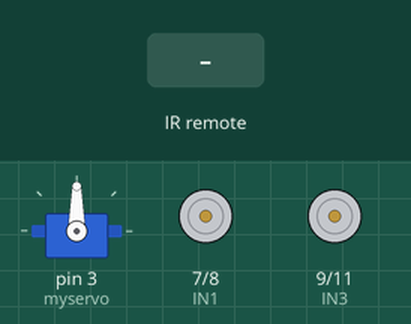
Bench run of a sketch on a simulated Arduino Uno, built with avr-gcc and run on an emulated ATmega328P. Shown: servo, motor-driver pin pairs drawn as motors (green arrow = first pin HIGH = forward, orange = second pin HIGH = backward, longer = more drive, scaled by the enable pin). Inputs (shaded band) come from the test bench.

Above: at 1.2 s.
1.3 s: infrared code 0xFF629D received
At 1.7 s:
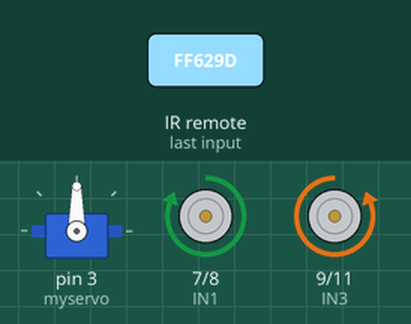
3.3 s: infrared code 0xFFA857 received
At 3.7 s:
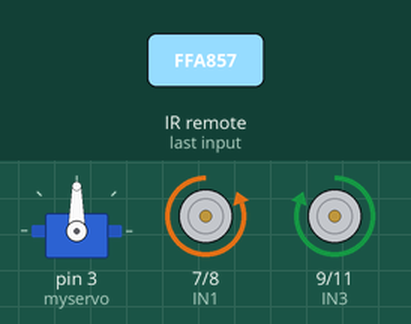
5.3 s: infrared code 0xFF22DD received
At 5.7 s:
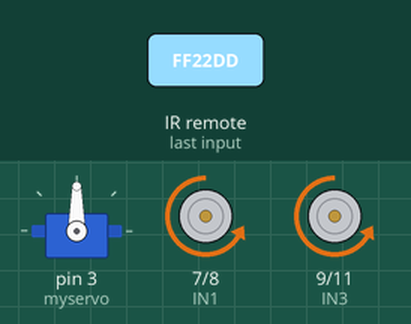
7.3 s: infrared code 0xFFC23D received
At 7.7 s:
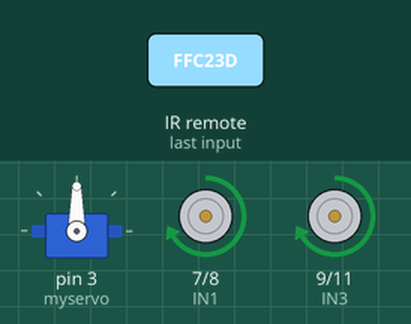
9.3 s: infrared code 0xFF629D received
At 10.1 s:
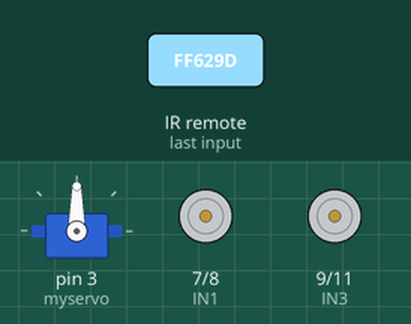
11.3 s: infrared code 0xFFA857 received
At 11.55 s:
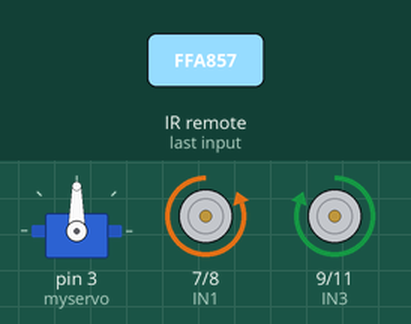
Timing chart, 0 to 14.3 s (numbered marks = the images above; inputs shaded):
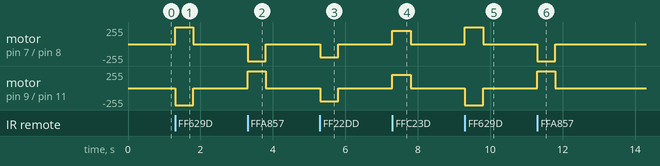

Measured:
- after the input at 1.3 s, motor on pin 7 (IN1) / pin 8 (IN2): stopped → forward 255/255 at once, → stopped 0.50 s later; motor on pin 9 (IN3) / pin 11 (IN4): stopped → backward 255/255 at once, → stopped 0.50 s later
- after the input at 3.3 s, motor on pin 7 (IN1) / pin 8 (IN2): stopped → backward 255/255 at once, → stopped 0.50 s later; motor on pin 9 (IN3) / pin 11 (IN4): stopped → forward 255/255 at once, → stopped 0.50 s later
- after the input at 5.3 s, motor on pin 7 (IN1) / pin 8 (IN2), motor on pin 9 (IN3) / pin 11 (IN4): stopped → backward 200/255 at once, → stopped 0.50 s later
- after the input at 7.3 s, motor on pin 7 (IN1) / pin 8 (IN2), motor on pin 9 (IN3) / pin 11 (IN4): stopped → forward 200/255 at once, → stopped 0.50 s later
- after the input at 9.3 s, motor on pin 7 (IN1) / pin 8 (IN2): stopped → forward 255/255 at once, → stopped 0.50 s later; motor on pin 9 (IN3) / pin 11 (IN4): stopped → backward 255/255 at once, → stopped 0.50 s later
- after the input at 11.3 s, motor on pin 7 (IN1) / pin 8 (IN2): stopped → backward 255/255 at once, → stopped 0.50 s later; motor on pin 9 (IN3) / pin 11 (IN4): stopped → forward 255/255 at once, → stopped 0.50 s later

The sketch:

SmartRobot.ino
```cpp
#include <IRremote.h>
#include <Servo.h>
//------- IR REMOTE CODES ---------//
#define FORWARD 16736925
#define BACK    16754775
#define LEFT    16720605
#define RIGHT   16761405
#define STOP    16712445

#define RECV_PIN  12

#define ENB 5   // Left  wheel speed
#define IN1 7   // Left  wheel forward
#define IN2 8   // Left  wheel reverse
#define IN3 9   // Right wheel reverse
#define IN4 11  // Right wheel forward
#define ENA 6   // Right wheel speed
#define carSpeed 200  // initial speed of car >=0 to <=255


IRrecv irrecv(RECV_PIN);
decode_results results;
unsigned long val;
unsigned long preMillis;

//servo and ultrasonic components
Servo myservo;
int Echo = A4;
int Trig = A5;
int rightDistance = 0, leftDistance = 0, middleDistance = 0;

//variables controlling wheel speeds
int backRightWheel = 0;
int backLeftWheel = 0;
int frontRightWheel = 0;
int frontLeftWheel = 0;
void setup() {
  // put your setup code here, to run once:
  servosetup();
  Serial.begin(9600);
  enableMotorDriver();
  freeze();
  irsetup();
}

void ultrasonicsetup(){
  pinMode(Echo, INPUT);
  pinMode(Trig, OUTPUT);
}

void servosetup(){
    myservo.attach(3);  // attach servo on pin 3 to servo object
    myservo.write(90);  //setservo position according to scaled value

}

void freeze(){
  digitalWrite(ENA, LOW);
  digitalWrite(ENB, LOW);
  //Serial.println("STOP!");
}

void irsetup(){
  irrecv.enableIRIn();
}
void enableMotorDriver(){
  pinMode(IN1, OUTPUT);
  pinMode(IN2, OUTPUT);
  pinMode(IN3, OUTPUT);
  pinMode(IN4, OUTPUT);
  pinMode(ENA, OUTPUT);
  pinMode(ENB, OUTPUT);
}

//Ultrasonic distance measurement helper function
int getDistance() {
    digitalWrite(Trig, LOW);
    delayMicroseconds(2);
    digitalWrite(Trig, HIGH);
    delayMicroseconds(10);
    digitalWrite(Trig, LOW);
    return (int)pulseIn(Echo, HIGH) / 58;
}


void forward() {
  digitalWrite(ENA, HIGH);
  digitalWrite(ENB, HIGH);
  digitalWrite(IN1, HIGH);
  digitalWrite(IN2, LOW);
  digitalWrite(IN3, LOW);
  digitalWrite(IN4, HIGH);
  //Serial.println("go forward!");
}

void back(){
  digitalWrite(ENA, HIGH);
  digitalWrite(ENB, HIGH);
  digitalWrite(IN1, LOW);
  digitalWrite(IN2, HIGH);
  digitalWrite(IN3, HIGH);
  digitalWrite(IN4, LOW);
  //Serial.println("go back!");
}

void left(){
  analogWrite(ENA, carSpeed);
  analogWrite(ENB, carSpeed);
  digitalWrite(IN1, LOW);
  digitalWrite(IN2, HIGH); //left wheels backward
  digitalWrite(IN3, LOW);
  digitalWrite(IN4, HIGH); //right wheels forward
  //Serial.println("go left!");
}

void right(){
  analogWrite(ENA, carSpeed);
  analogWrite(ENB, carSpeed);
  digitalWrite(IN1, HIGH);
  digitalWrite(IN2, LOW);
  digitalWrite(IN3, HIGH);
  digitalWrite(IN4, LOW);
  //Serial.println("go right!");
}

//void moveCar(int directionChange){

//}

void recvIR(){
  if (irrecv.decode(&results)){
    preMillis = millis();
    val = results.value;
    //Serial.println(val);
    switch(val){
      case FORWARD: forward();  break;
      case BACK:    back();     break;
      case LEFT:    left();     break;
      case RIGHT:   right();    break;
      case STOP:    freeze();   break;
      default:                  break;
    }
    irrecv.resume();
  }
  else{
    if(millis() - preMillis > 500){
      freeze();
      preMillis = millis();
    }
  }
}

void ultraServoScan(){ //rotate servo and scan for nearby objects
  //delay(500);
    middleDistance = getDistance();

    if(middleDistance <= 20) {
      freeze();
      delay(500);
      myservo.write(10);
      delay(1000);
      rightDistance = getDistance();

      delay(500);
      myservo.write(90);
      delay(1000);
      myservo.write(180);
      delay(1000);
      leftDistance = getDistance();

      delay(500);
      myservo.write(90);
      delay(1000);
      if(rightDistance > leftDistance) {
        right();
        delay(360);
      }
      else if(rightDistance < leftDistance) {
        left();
        delay(360);
      }
      else if((rightDistance <= 20) || (leftDistance <= 20)) {
        back();
        delay(180);
      }
      else {
        forward();
      }
    }
    else {
        forward();
    }
}

void loop() {
  //ultraServoScan();
  recvIR();
}
```
